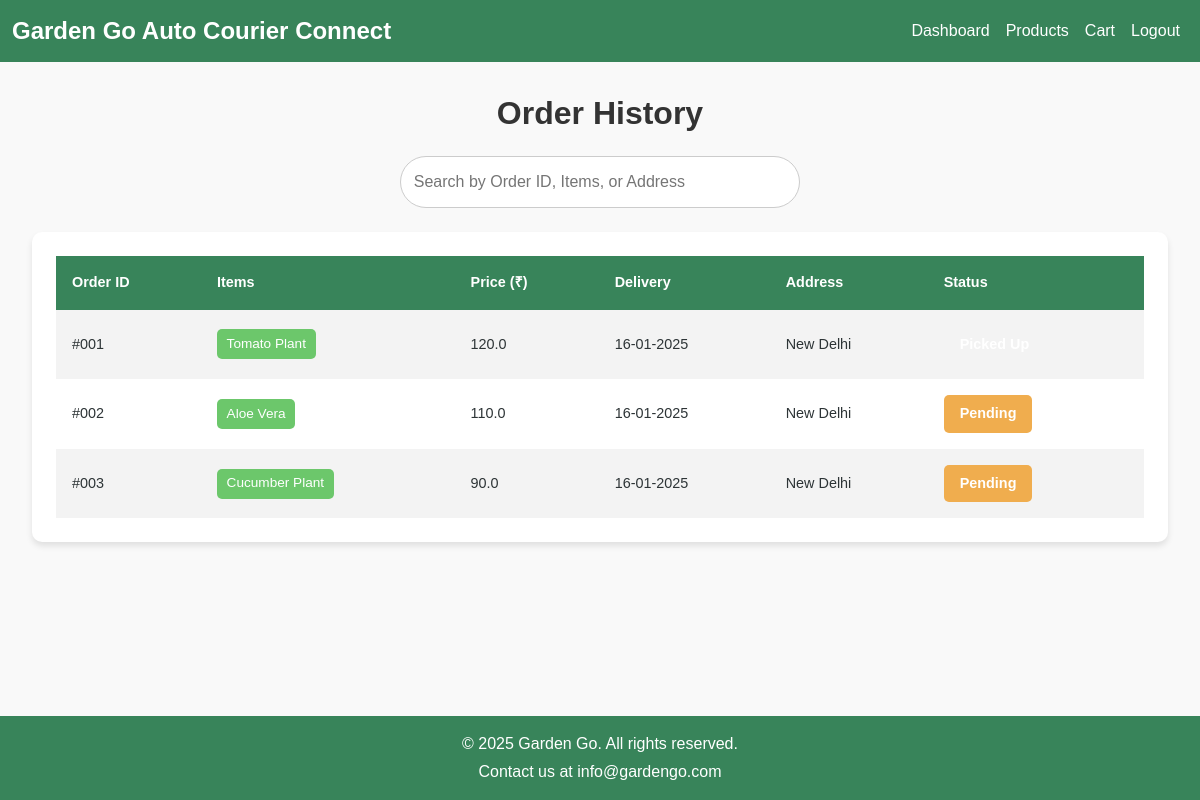
/order_history (signed in), run on the app's committed database.
### models.py (models this page shows)
class Order(db.Model):
    __tablename__ = 'order'
    order_id = db.Column(db.Integer, primary_key=True)
    user_id = db.Column(db.Integer, db.ForeignKey('users.user_id'))
    assigned_to = db.Column(db.Integer, db.ForeignKey('users.user_id'))  # New attribute
    status = db.Column(db.String, nullable=False)
    address = db.Column(db.String(300))
    estimated_delivery = db.Column(db.DateTime)
    actual_delivery = db.Column(db.DateTime)
    updated_at = db.Column(db.DateTime, default=datetime.utcnow)
    total_price = db.Column(db.Float, nullable=False)
    shipping_cost = db.Column(db.Float, nullable=False)
    pincode = db.Column(db.String)
    created_at = db.Column(db.DateTime, default=datetime.utcnow)
    user = db.relationship('User', foreign_keys=[user_id], back_populates='orders')  # Updated
    assigned_user = db.relationship('User', foreign_keys=[assigned_to], back_populates='assigned_orders')  # New relationship
    order_items = db.relationship('OrderItem', back_populates='order')

class OrderItem(db.Model):
    __tablename__ = 'order_item'
    order_item_id = db.Column(db.Integer, primary_key=True)
    order_id = db.Column(db.Integer, db.ForeignKey('order.order_id'))
    product_id = db.Column(db.Integer, db.ForeignKey('product.product_id'))
    quantity = db.Column(db.Integer, nullable=False)
    order = db.relationship('Order', back_populates='order_items')
    product = db.relationship('Product', back_populates='order_items')

class Product(db.Model):
    __tablename__ = 'product'
    product_id = db.Column(db.Integer, primary_key=True)
    name = db.Column(db.String(80), nullable=False)
    cost_price = db.Column(db.Float, nullable=False)
    selling_price = db.Column(db.Float, nullable=False)
    description = db.Column(db.String)
    stock_quantity = db.Column(db.Integer, nullable=False)
    image_url = db.Column(db.String)
    product_weight = db.Column(db.Float, nullable=False)  # New attribute
    category_id = db.Column(db.Integer, db.ForeignKey('category.category_id'))
    category = db.relationship('Category', back_populates='products')
    cart_items = db.relationship('CartItem', back_populates='product')
    order_items = db.relationship('OrderItem', back_populates='product')

### app.py (the view)
@app.route('/order_history')
@login_required
def order_history():
    user_orders = Order.query.filter_by(user_id=current_user.user_id).all()
    return render_template('order_history.html', orders=user_orders)

### app.py (called while the page is built)
@login_manager.user_loader
def load_user(user_id):
    return User.query.get(int(user_id))

@app.before_request
def update_last_login():
    if current_user.is_authenticated:
        current_user.last_login = datetime.utcnow()
        db.session.commit()

### templates/order_history.html (shortened to what this page needs)
{% extends "base.html" %}
{% block css %}
<link rel="stylesheet" href="{{ url_for('static', filename='css/order_history.css') }}">
{% endblock %}
{% block content %}
<div class="order-history-wrapper">
  <h2 class="page-title">Order History</h2>
  <div class="search-bar">
    <input
      type="text"
      id="orderSearch"
      class="search-input"
      placeholder="Search by Order ID, Items, or Address"
      onkeyup="searchOrders()">
  </div>
  <div class="order-table-container">
    <table class="order-table" id="orderTable">
      <thead>
        <tr>
          <th>Order ID</th>
          <th>Items</th>
          <th>Price (₹)</th>
          <th>Delivery</th>
          <th>Address</th>
          <th>Status</th>
        </tr>
      </thead>
      <tbody>
        {% for order in orders %}
        <tr data-href="{{ url_for('order_details', order_id=order.order_id) }}" class="clickable-row">
          <td>#00{{ order.order_id }}</td>
          <td>
            {% for item in order.order_items %}
              <span class="item-badge">{{ item.product.name }}</span>
            {% endfor %}
          </td>
          <td>{{ order.total_price }}</td>
          <td>{{ order.estimated_delivery.strftime('%d-%m-%Y') }}</td>
          <td>{{ order.address }}</td>
          <td>
            <a href="{{ url_for('order_status', order_id=order.order_id) }}" class="status-badge {{ order.status | lower }}">
              {{ order.status }}
            </a>
          </td>
        </tr>
        {% endfor %}
      </tbody>
    </table>
  </div>
</div>
{% endblock %}

### static/css/base.css (style rules this page uses)
* { box-sizing: border-box; margin: 0; padding: 0; }
body { font-family: Arial, sans-serif; background-color: #f5f5f5; color: #2d3436; }

### static/css/order_history.css (style rules this page uses)
.clickable-row { cursor: pointer; }
.order-history-wrapper { padding: 2rem; font-family: 'Arial', sans-serif; background-color: #f9f9f9; min-height: calc(100vh - 146px); }
.page-title { color: #333; text-align: center; font-weight: bold; margin-bottom: 1.5rem; font-size: 2rem; }
.search-bar { text-align: center; margin-bottom: 1.5rem; }
.search-input { width: 100%; max-width: 400px; padding: 0.8rem; border-radius: 50px; border: 1px solid #ccc; transition: all 0.3s ease; }
.order-table-container { overflow-x: auto; background-color: #fff; padding: 1.5rem; border-radius: 10px; box-shadow: 0 4px 6px rgba(0, 0, 0, 0.1); }
.order-table { width: 100%; border-collapse: collapse; font-size: 0.9rem; }
.order-table thead { background-color: #38845a; color: #fff; }
.order-table th, .order-table td { padding: 1rem; text-align: left; }
.order-table tbody tr:nth-child(odd) { background-color: #f3f3f3; }
.item-badge { display: inline-block; background-color: #6cc76b; color: #fff; padding: 0.3rem 0.6rem; margin-right: 0.5rem; border-radius: 5px; font-size: 0.85rem; }
.status-badge { display: inline-block; padding: 0.5rem 1rem; text-align: center; border-radius: 5px; text-decoration: none; color: #fff; font-weight: bold; }
.status-badge.pending { background-color: #f0ad4e; }

### data on the page
Order: order_id "1", total_price "120.0", estimated_delivery "16-01-2025", address "New Delhi"
OrderItem: product.name "Tomato Plant"
Order: order_id "2", total_price "110.0", estimated_delivery "16-01-2025", address "New Delhi", status "Pending"
OrderItem: product.name "Aloe Vera"
Order: order_id "3", total_price "90.0", estimated_delivery "16-01-2025", address "New Delhi", status "Pending"
OrderItem: product.name "Cucumber Plant"
